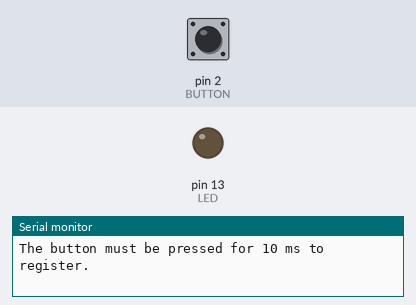
Bench run of a sketch on a simulated Arduino Uno, built with avr-gcc and run on an emulated ATmega328P. On the bench: output pins drawn as LEDs (lit = HIGH), the last lines printed to the serial monitor. Inputs (shaded band) come from the test bench; at power-on: pin 2 (BUTTON) LOW.

Above: at 1.2 s.
1.3 s: pin 2 (BUTTON) pulled HIGH for 0.15 s
At 1.38 s:
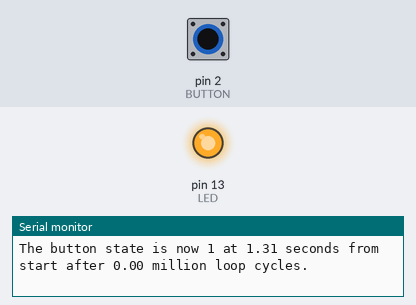
2.9 s: pin 2 (BUTTON) pulled HIGH for 3.2 s
At 6.7 s:
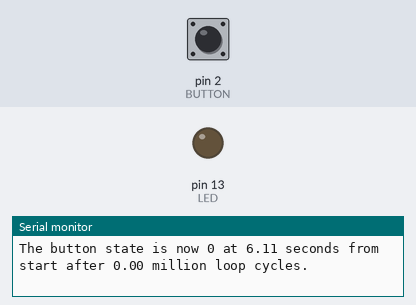
Timing chart, 0 to 8.2 s (numbered marks = the images above; inputs shaded):
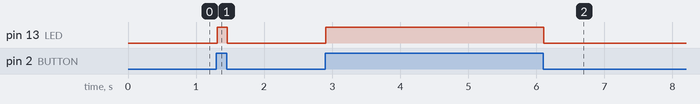

Measured:
- after the input at 1.3 s, pin 13 (LED): LOW → HIGH at once, → LOW 0.15 s later
- after the input at 2.9 s, pin 13 (LED): LOW → HIGH at once, → LOW 3.2 s later

The sketch:

SerialButton.ino
```cpp
const unsigned int LED = 13;
const unsigned int BUTTON = 2;
const unsigned long DEBOUNCE = 10;

bool buttonState = LOW;
bool lastButtonState = LOW;
bool buttonOutput = LOW;
bool lastButtonOutput = LOW;
bool ledState = LOW;

bool stateChecking = false;

unsigned long changeStart = 0;
unsigned long currentTime = 0;
unsigned long i = 0;

void setup()
{
  pinMode(BUTTON, INPUT);
  pinMode(LED, OUTPUT);
  digitalWrite(LED, ledState);
  Serial.begin(250000); //  LUDICROUS SPEED, GO!
  Serial.print("The button must be pressed for ");
  Serial.print(DEBOUNCE);
  Serial.println(" ms to register.");
}

void loop()
{
  lastButtonState = buttonState;
  buttonState = digitalRead(BUTTON);
  currentTime = millis();

  if (!stateChecking && buttonState != lastButtonState)  //  Not checking and button just changed states
  {
    changeStart = currentTime;
    stateChecking = true;
  }
  else if (stateChecking && buttonState != lastButtonState) //  Were checking and button returned to previous state
  {
    stateChecking= false;
  }

  lastButtonOutput = buttonOutput;
  if (stateChecking && currentTime >= changeStart + DEBOUNCE)  //  Were still checking and the timer ran out
  {
    buttonOutput = buttonState;
    stateChecking = false;
  }

  //**********************************************************************************************************************
  //**********************************************************************************************************************

  if (buttonOutput != lastButtonOutput)
  {
    ledState = buttonOutput;
    digitalWrite(LED, ledState);
    Serial.print("The button state is now ");
    Serial.print(buttonOutput);
    Serial.print(" at ");
    Serial.print(double(currentTime) / 1000.00);
    Serial.print(" seconds from start after ");
    Serial.print(double(i) / 1000000.00);
    Serial.println(" million loop cycles.");  //  "The button state is now <value> at <value> seconds from start after <value> million loop cycles"
  }

  i++;
}
```
